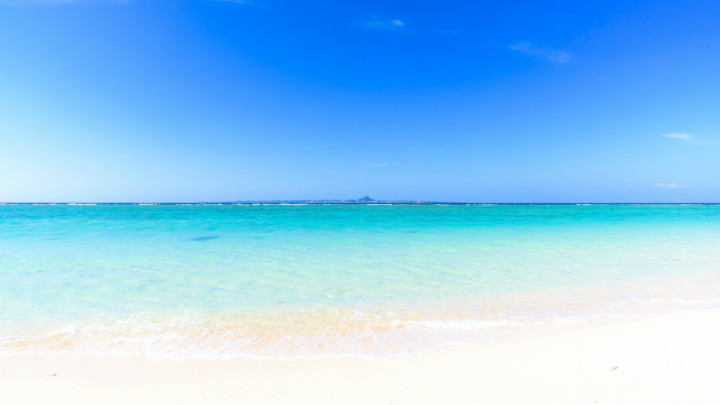
//> input picture src_images/beach_1.jpg, 720 x 405 px
$ ./match   (built with g++ and OpenCV 4)
//> lines starting //> are read from the running program, lines starting //| are printed output that depends on the picture
#include "opencv2/opencv.hpp"
#include <stdio.h>
#include <math.h>

using namespace std;
using namespace cv;

int main(int argc, char* argv[]){
	Mat beach1 = imread("src_images/beach_1.jpg");
//> beach1 is the input picture: 405 rows x 720 cols, CV_8UC3; mean B, G, R 244.2, 201.2, 140.9
	Mat beach2 = imread("src_images/restaurant_1.jpg");
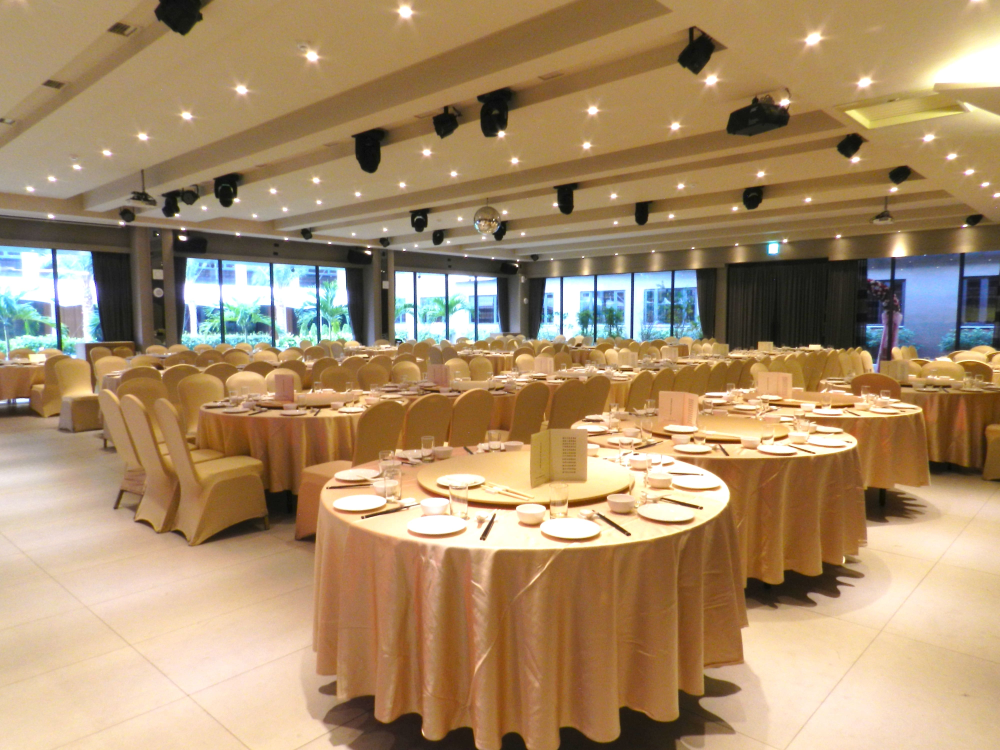
//> input picture src_images/restaurant_1.jpg, 4000 x 3000 px (shown at 1/4 size)
//> beach2 is the input picture: 3000 rows x 4000 cols, CV_8UC3; mean B, G, R 106.5, 141, 168
	Mat mountain1 = imread("src_images/mountain_1.jpg");
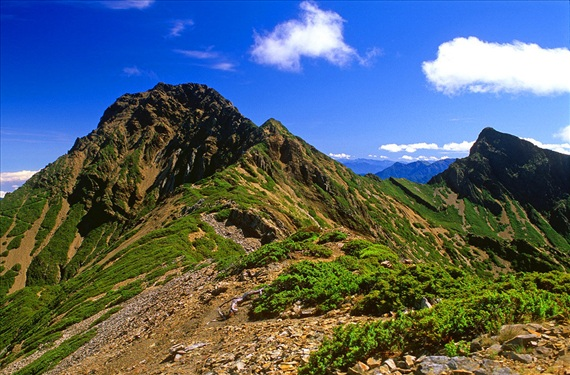
//> input picture src_images/mountain_1.jpg, 570 x 375 px
//> mountain1 is the input picture: 375 rows x 570 cols, CV_8UC3; mean B, G, R 110.6, 99.9, 83.9

	vector<Mat> bgr_planes_beach1;
	int histSize = 256;
	float rangeSize = 256;
	float range[] = {0, 256};
	const float* histRange = {range};
	bool uniform = true;
	bool accumulate = false;
	Mat b_hist_beach1, g_hist_beach1, r_hist_beach1;
	int hist_w = 512;
	int hist_h = 400;
	int bin_w = cvRound((double)hist_w / histSize);
	Mat histImage(hist_h, hist_w, CV_8UC3, Scalar(0, 0, 0));

	split(beach1, bgr_planes_beach1);
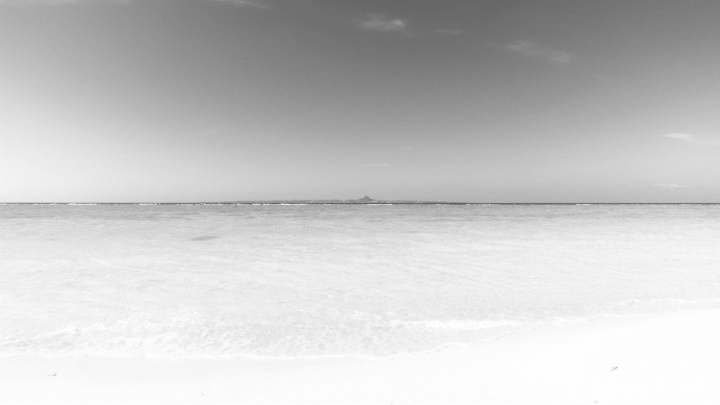
//> bgr_planes_beach1[1]: 405 rows x 720 cols, CV_8UC1; min 88, max 255, mean 201.2
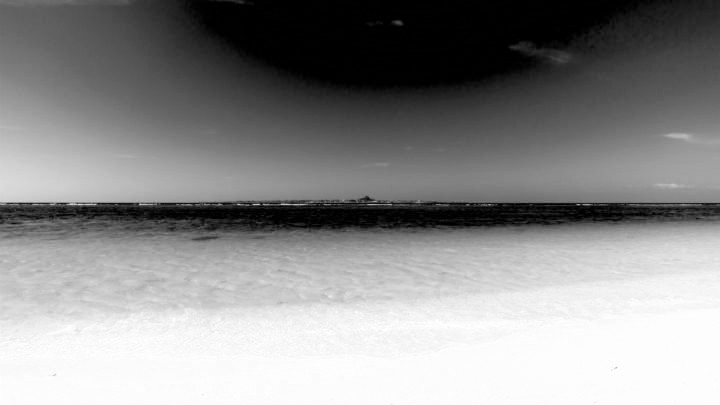
//> bgr_planes_beach1[2]: 405 rows x 720 cols, CV_8UC1; min 0, max 255, mean 140.9
	calcHist(&bgr_planes_beach1[0], 1, 0, Mat(), b_hist_beach1, 1, &histSize, &histRange, uniform, accumulate);
//> b_hist_beach1 = 256 values, max 54755 at index 252, min 0 at index 0, mean 1139.1
	calcHist(&bgr_planes_beach1[1], 1, 0, Mat(), g_hist_beach1, 1, &histSize, &histRange, uniform, accumulate);
//> g_hist_beach1 = 256 values, max 14547 at index 253, min 0 at index 0, mean 1139.1
	calcHist(&bgr_planes_beach1[2], 1, 0, Mat(), r_hist_beach1, 1, &histSize, &histRange, uniform, accumulate);
//> r_hist_beach1 = 256 values, max 20867 at index 0, min 229 at index 255, mean 1139.1

	normalize(b_hist_beach1, b_hist_beach1, 0, histImage.rows, NORM_MINMAX, -1, Mat());
//> b_hist_beach1 = 256 values, max 400 at index 252, min 0 at index 0, mean 8.32
	normalize(g_hist_beach1, g_hist_beach1, 0, histImage.rows, NORM_MINMAX, -1, Mat());
//> g_hist_beach1 = 256 values, max 400 at index 253, min 0 at index 0, mean 31.32
	normalize(r_hist_beach1, r_hist_beach1, 0, histImage.rows, NORM_MINMAX, -1, Mat());
//> r_hist_beach1 = 256 values, max 400 at index 0, min 0 at index 255, mean 17.64

	vector<Mat> bgr_planes_beach2;
	Mat b_hist_beach2, g_hist_beach2, r_hist_beach2;
	split(beach2, bgr_planes_beach2);
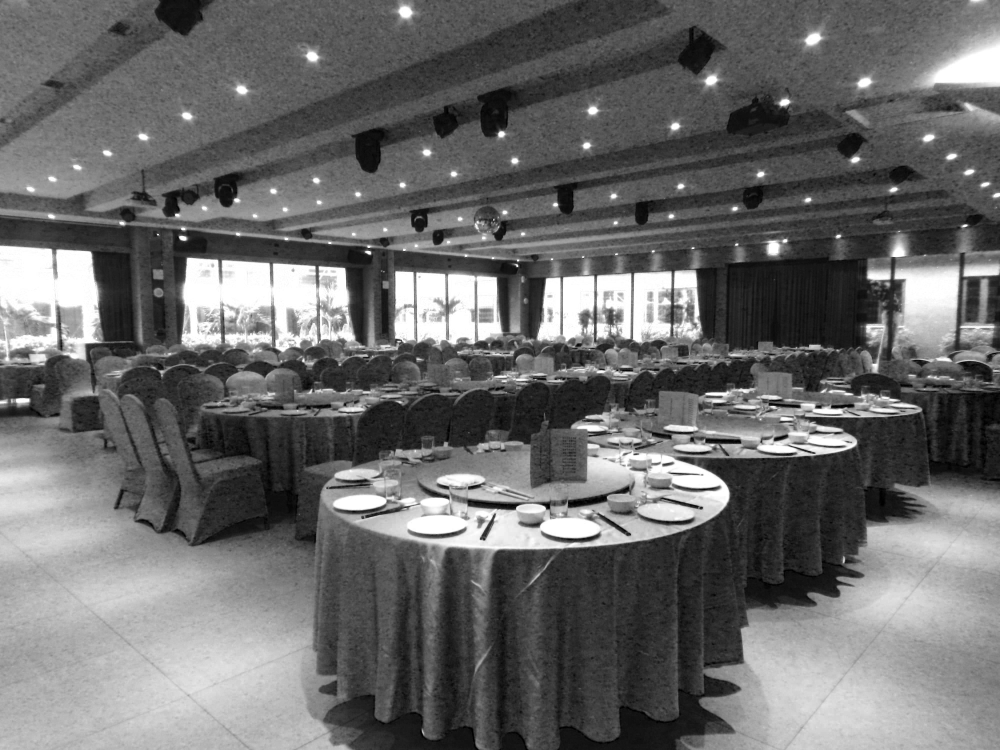
//> bgr_planes_beach2[0]: 3000 rows x 4000 cols, CV_8UC1 (shown at 1/4 size); min 0, max 255, mean 106.5
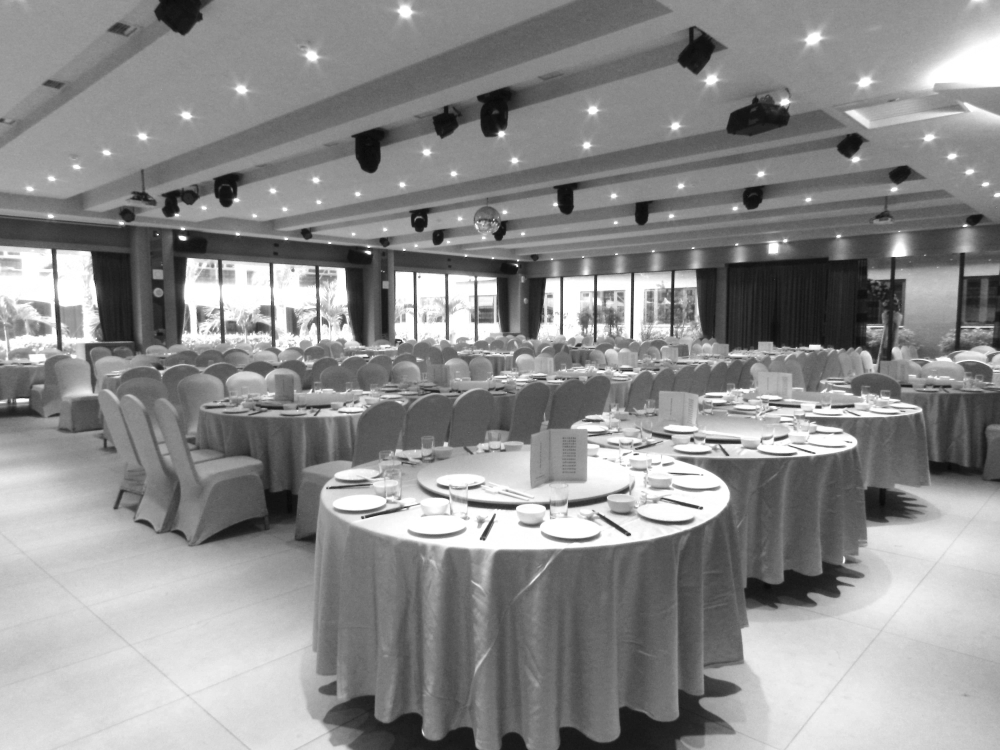
//> bgr_planes_beach2[1]: 3000 rows x 4000 cols, CV_8UC1 (shown at 1/4 size); min 0, max 255, mean 141
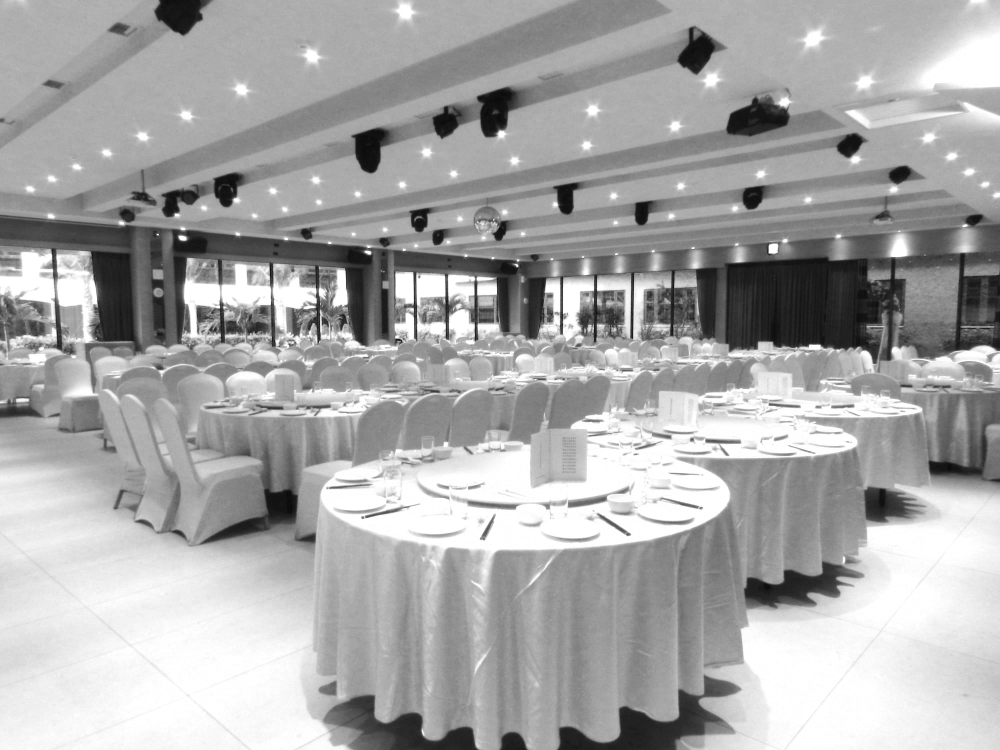
//> bgr_planes_beach2[2]: 3000 rows x 4000 cols, CV_8UC1 (shown at 1/4 size); min 0, max 255, mean 168
	calcHist(&bgr_planes_beach2[0], 1, 0, Mat(), b_hist_beach2, 1, &histSize, &histRange, uniform, accumulate);
//> b_hist_beach2 = 256 values, max 362331 at index 255, min 1757 at index 1, mean 46875
	calcHist(&bgr_planes_beach2[1], 1, 0, Mat(), g_hist_beach2, 1, &histSize, &histRange, uniform, accumulate);
//> g_hist_beach2 = 256 values, max 418693 at index 255, min 18 at index 1, mean 46875
	calcHist(&bgr_planes_beach2[2], 1, 0, Mat(), r_hist_beach2, 1, &histSize, &histRange, uniform, accumulate);
//> r_hist_beach2 = 256 values, max 705072 at index 255, min 97 at index 2, mean 46875
	normalize(b_hist_beach2, b_hist_beach2, 0, histImage.rows, NORM_MINMAX, -1, Mat());
//> b_hist_beach2 = 256 values, max 400 at index 255, min 0 at index 1, mean 50.05
	normalize(g_hist_beach2, g_hist_beach2, 0, histImage.rows, NORM_MINMAX, -1, Mat());
//> g_hist_beach2 = 256 values, max 400 at index 255, min 0 at index 1, mean 44.77
	normalize(r_hist_beach2, r_hist_beach2, 0, histImage.rows, NORM_MINMAX, -1, Mat());
//> r_hist_beach2 = 256 values, max 400 at index 255, min 0 at index 2, mean 26.54

	float b1[256];
	float b2[256];
	float sum = 0;

	for(int i=0; i<histSize; i++){
		b1[i] = 0.3 * r_hist_beach1.at<float>(i) + 0.59 * g_hist_beach1.at<float>(i) + 0.11 * b_hist_beach1.at<float>(i);
		b2[i] = 0.3 * r_hist_beach2.at<float>(i) + 0.59 * g_hist_beach2.at<float>(i) + 0.11 * b_hist_beach2.at<float>(i);

		cout<< fabs(b1[i] - b2[i]) / ((b1[i]+b2[i])/2.0) <<endl;
		sum = sum + fabs(b1[i] - b2[i]) / ((b1[i]+b2[i])/2.0);
	}
//> this loop made 256 passes
//> sum on passes 1 to 3: 1.98, 3.98, 5.95
//| 1.98206
//| 1.9996
//| 1.96885
//| 1.90717
//| 1.84933
//| 1.7585
//| 1.5948
//| 1.41878
//> (output is shown up to pass 8 of 256)
//> after the loop, b1 = 256 values, max 371.3 at index 253, min 1.43 at index 15, mean 24.69; b2 = 256 values, max 400 at index 255, min 0.00323 at index 1, mean 39.88; sum = 268.5

	cout<<"Average:"<<sum/256<<endl;
//| Average:1.04888

	waitKey(0);
	return 0;
}
